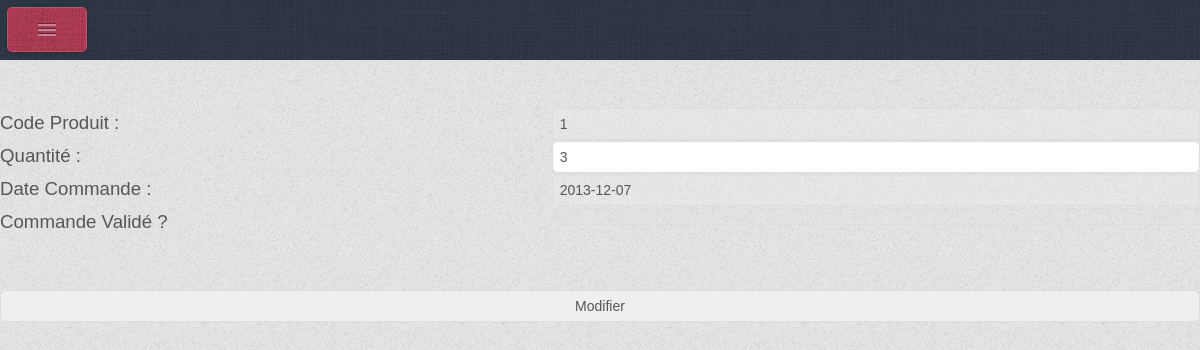
The app's page /FO/VUES/Produit/ModifCommande.php?variable=1 (signed in) with its own data.
### tables this page shows
CREATE TABLE IF NOT EXISTS `commande` (
  `Com_Code` char(5) NOT NULL,
  `Com_Date` date DEFAULT NULL,
  `Com_Qte` int(2) DEFAULT NULL,
  `Com_Valide` tinyint(1) DEFAULT NULL,
  `Com_Produit` char(6) NOT NULL,
  PRIMARY KEY (`Com_Code`)
);

### FO/VUES/Produit/ModifCommande.php (the view, shortened to what this page needs)
<?php
if(isset($_SESSION['id'])) {
	$code = $_GET['variable'];
	$requete = "SELECT * FROM commande where Com_Code= '".$code."'";
	$enreg = mysql_fetch_assoc(mysql_query($requete));
	?>
	<html>
	<head>
	</head>
	<body>
	<a href="../../../index.php"><img src="../../../css/Home.png" border="0" align="center" width=42 height=42></img></a></br>
	<form id="modif_form" action="<?php $_SERVER['PHP_SELF']; ?>" method="post">
			<table>
				<tr>
					<td>
						<label for="codePdt">Code Produit : </label>
					</td>
					<td>
						<input type="text" id="code" name="code" disabled="" value="<?php echo($enreg["Com_Produit"]); ?>"/>
					</td>
				</tr>
				<tr>
					<td>
					<label for="libellePdt">Quantité : </label>
					</td>
					<td>
						<input type="text" id="txt_qte" name="txt_qte" value="<?php echo($enreg["Com_Qte"]);?>"/>
				<tr>
					<td>
						<label for="dtae_Commande">Date Commande : </label>
					</td>
					<td>
						<input type="text" id="txt_date" name="txt_date" disabled="" value="<?php echo($enreg["Com_Date"]); ?>"/>
					</td>
				</tr>
				<tr>
					<td>
						<label for="valide">Commande Validé ? </label>
					</td>
					<td>
						<input type="checkbox" id="valide" name="valide"/>
					</td>
				</tr>
			</table>
						<input type="submit" name="go_modifcde" id="go_modifcde" value="Modifier"/>
		</form>
	</body></html>
<?php
}
else
{
header('Location:/Vlyon/Pages/connexion.php');
}
?>

### css/style.css (style rules this page uses)
* { -moz-box-sizing: border-box; -webkit-box-sizing: border-box; -o-box-sizing: border-box; -ms-box-sizing: border-box; box-sizing: border-box; }
body, input, textarea { font-family: 'Source Sans Pro', sans-serif; font-weight: 400; color: #565656; }
body { background-color: #e8e8e8; background-image: url('images/bg2.png'); }
a { color: #c94663; }
table { width: 100%; }
form input, form select, form textarea { border-radius: 0.4em; -webkit-appearance: none; border: solid 1px #ddd; padding: 0.5em; width: 100%; }
p, ul, ol, dl, table { margin-bottom: 1em; }

### css/style-desktop.css (style rules this page uses)
body { line-height: 1.75em; height: 100%; }

### css/style-narrow.css (style rules this page uses)
body { min-width: 1000px; }
input, textarea { font-size: 10.5pt; }
body { font-size: 11pt; }

### css/style-narrower.css (style rules this page uses)
body { min-width: 641px; font-size: 14pt; }

### records on screen
commande: code "1", txt_qte "3", txt_date "2013-12-07"
